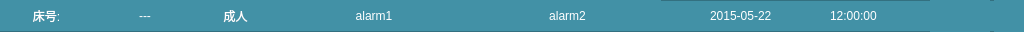
  <widget class="QFrame" name="frame_bar">
   <property name="geometry">
    <rect>
     <x>0</x>
     <y>0</y>
     <width>1024</width>
     <height>32</height>
    </rect>
   </property>
   <property name="styleSheet">
    <string notr="true">color: white;
background:#4291A6;</string>
   </property>
   <property name="frameShape">
    <enum>QFrame::StyledPanel</enum>
   </property>
   <property name="frameShadow">
    <enum>QFrame::Raised</enum>
   </property>
   <widget class="QWidget" name="horizontalLayoutWidget_16">
    <property name="geometry">
     <rect>
      <x>0</x>
      <y>0</y>
      <width>191</width>
      <height>31</height>
     </rect>
    </property>
    <layout class="QHBoxLayout" name="horizontalLayout_16">
     <item>
      <widget class="QLabel" name="TextLabel_bar_name">
       <property name="text">
        <string>床号:</string>
       </property>
       <property name="alignment">
        <set>Qt::AlignCenter</set>
       </property>
      </widget>
     </item>
     <item>
      <widget class="QLabel" name="TextLabel_bar_num">
       <property name="text">
        <string>---</string>
       </property>
       <property name="alignment">
        <set>Qt::AlignCenter</set>
       </property>
      </widget>
     </item>
    </layout>
   </widget>
   <widget class="QWidget" name="horizontalLayoutWidget_17">
    <property name="geometry">
     <rect>
      <x>190</x>
      <y>0</y>
      <width>91</width>
      <height>31</height>
     </rect>
    </property>
    <layout class="QHBoxLayout" name="horizontalLayout_17">
     <item>
      <widget class="QLabel" name="TextLabel_bar_information">
       <property name="autoFillBackground">
        <bool>false</bool>
       </property>
       <property name="text">
        <string>成人</string>
       </property>
       <property name="alignment">
        <set>Qt::AlignCenter</set>
       </property>
      </widget>
     </item>
    </layout>
   </widget>
   <widget class="QWidget" name="horizontalLayoutWidget_18">
    <property name="geometry">
     <rect>
      <x>280</x>
      <y>0</y>
      <width>381</width>
      <height>31</height>
     </rect>
    </property>
    <layout class="QHBoxLayout" name="horizontalLayout_18">
     <item>
      <widget class="QLabel" name="TextLabel_bar_alarm_II">
       <property name="text">
        <string>alarm1</string>
       </property>
       <property name="alignment">
        <set>Qt::AlignCenter</set>
       </property>
      </widget>
     </item>
     <item>
      <widget class="QLabel" name="TextLabel_bar_alarm_III">
       <property name="text">
        <string>alarm2</string>
       </property>
       <property name="alignment">
        <set>Qt::AlignCenter</set>
       </property>
      </widget>
     </item>
    </layout>
   </widget>
   <widget class="QLabel" name="PixmapLabel_bar_tcpconnect">
    <property name="geometry">
     <rect>
      <x>930</x>
      <y>0</y>
      <width>30</width>
      <height>32</height>
     </rect>
    </property>
    <property name="text">
     <string/>
    </property>
    <property name="textFormat">
     <enum>Qt::AutoText</enum>
    </property>
    <property name="pixmap">
     <pixmap resource="maiform.qrc">:/image/qrc/Network_dis.png</pixmap>
    </property>
    <property name="scaledContents">
     <bool>true</bool>
    </property>
    <property name="alignment">
     <set>Qt::AlignCenter</set>
    </property>
   </widget>
   <widget class="QLabel" name="PixmapLabel_bar_power">
    <property name="geometry">
     <rect>
      <x>994</x>
      <y>0</y>
      <width>30</width>
      <height>32</height>
     </rect>
    </property>
    <property name="text">
     <string/>
    </property>
    <property name="pixmap">
     <pixmap resource="maiform.qrc">:/image/qrc/Battery_0.png</pixmap>
    </property>
   </widget>
   <widget class="QLabel" name="PixmapLabel_bar_wifi">
    <property name="geometry">
     <rect>
      <x>960</x>
      <y>0</y>
      <width>30</width>
      <height>32</height>
     </rect>
    </property>
    <property name="text">
     <string/>
    </property>
    <property name="pixmap">
     <pixmap resource="maiform.qrc">:/image/qrc/wifi_1.png</pixmap>
    </property>
    <property name="scaledContents">
     <bool>true</bool>
    </property>
   </widget>
   <widget class="QLabel" name="TextLabel_bar_date">
    <property name="geometry">
     <rect>
      <x>710</x>
      <y>5</y>
      <width>127</width>
      <height>21</height>
     </rect>
    </property>
    <property name="styleSheet">
     <string notr="true"/>
    </property>
    <property name="text">
     <string>2015-05-22</string>
    </property>
   </widget>
   <widget class="QLabel" name="TextLabel_bar_time">
    <property name="geometry">
     <rect>
      <x>830</x>
      <y>5</y>
      <width>71</width>
      <height>21</height>
     </rect>
    </property>
    <property name="text">
     <string>12:00:00</string>
    </property>
    <property name="margin">
     <number>1</number>
    </property>
   </widget>
  </widget>
